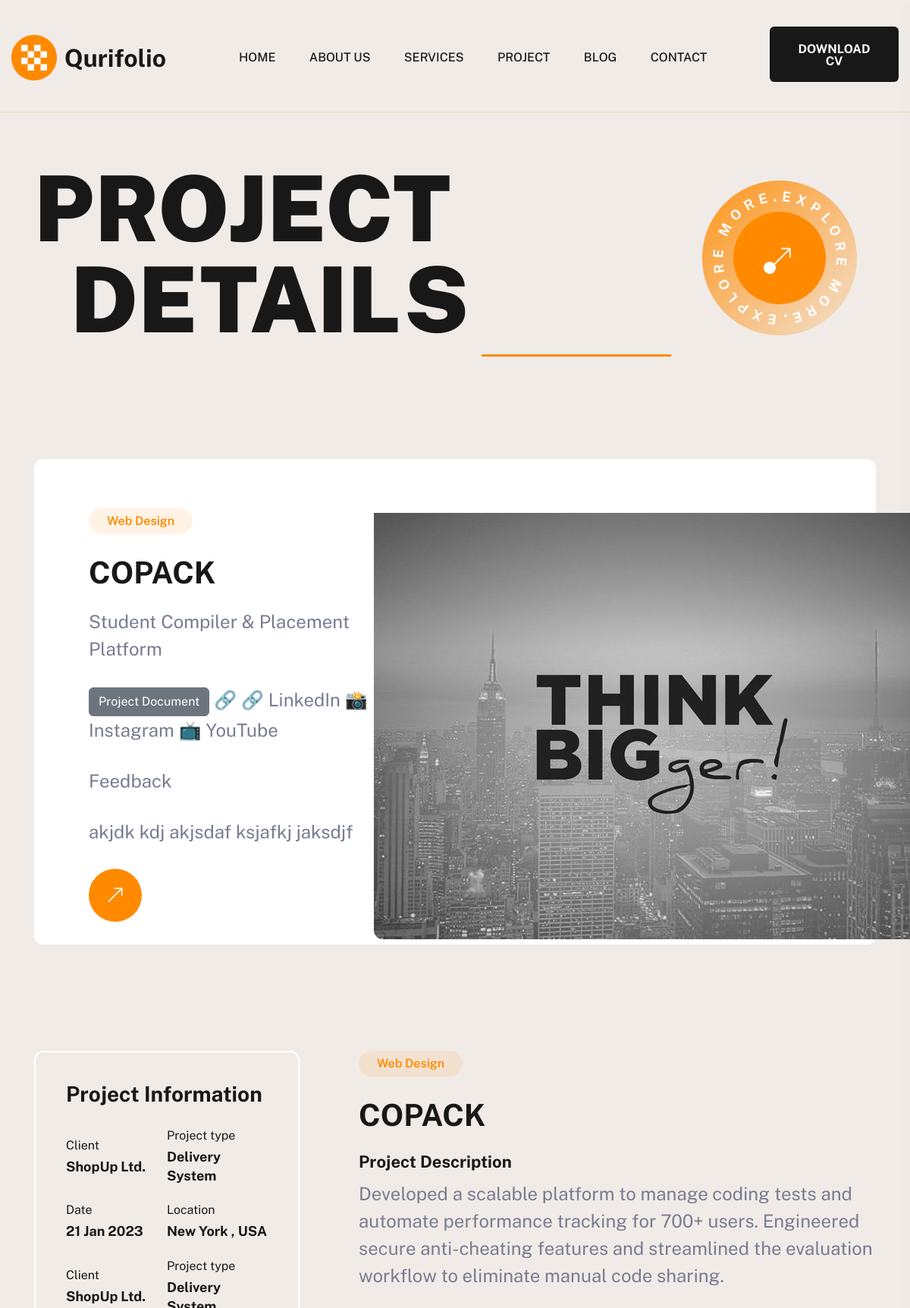
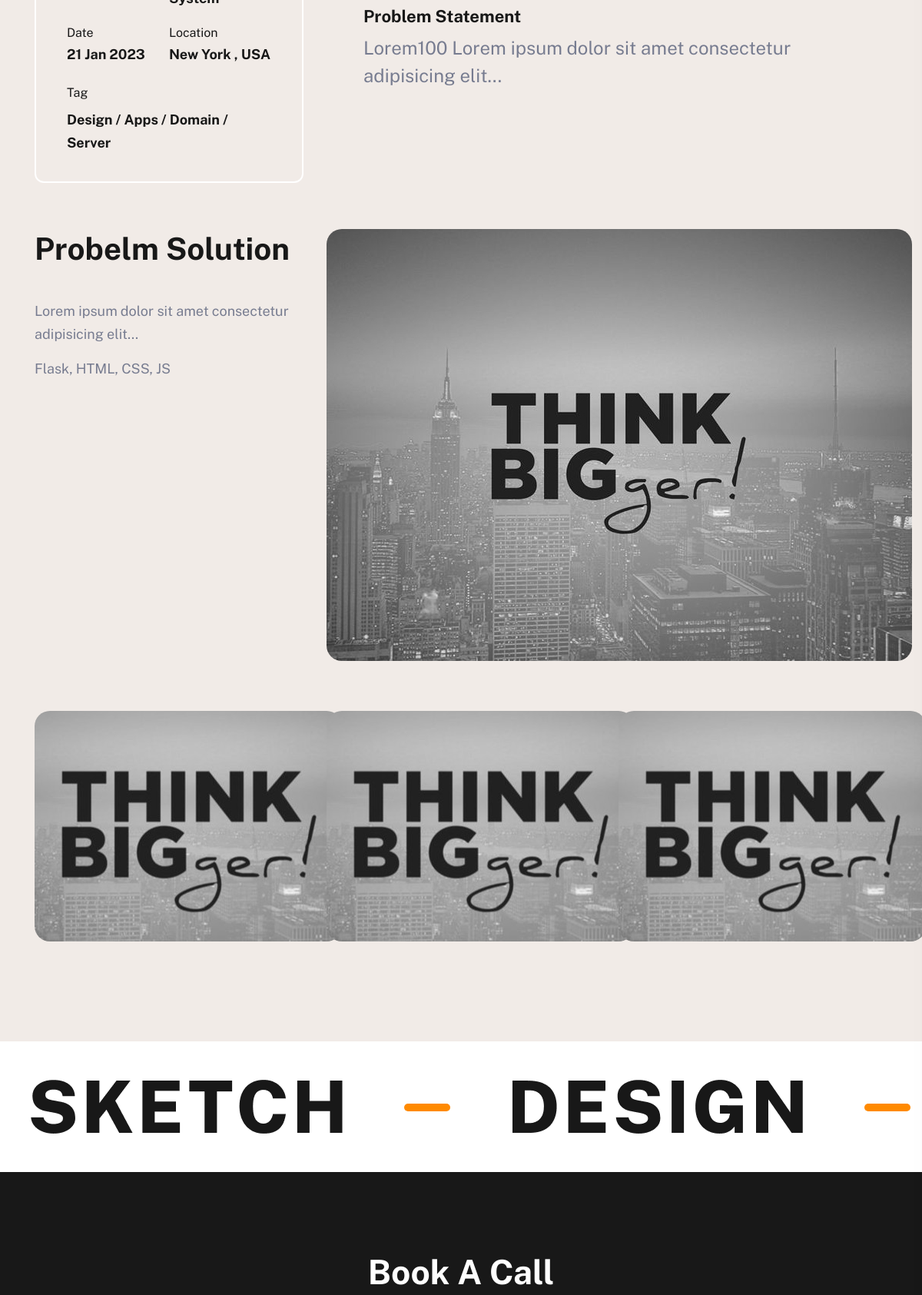
Screenshot of /project_details (upper part) with the database file from the repository (2 pictures, top to bottom).
### app.py (models this page shows)
class Project(db.Model):
    id = db.Column(db.Integer, primary_key=True)
    name = db.Column(db.String(150))
    title = db.Column(db.String(150), nullable=False)
    problem_statement = db.Column(db.String(400), default=None)
    description = db.Column(db.Text, nullable=False)
    tools = db.Column(db.String(100))
    filename1 = db.Column(db.String(100))
    filename2 = db.Column(db.String(100))
    filename3 = db.Column(db.String(100))
    filename4 = db.Column(db.String(100))
    solution = db.Column(db.String(200))
    project_link = db.Column(db.String(200),default=None)
    project_report = db.Column(db.String(200),default=None)
    insta_link = db.Column(db.String(200),default=None)
    youtube_link = db.Column(db.String(200),default=None)
    linkdin_link = db.Column(db.String(200),default=None)
    feedback = db.Column(db.String(200),default=None)

### app.py (the view)
@app.route('/project_details')
def project_details():
    projects = Project.query.all()
    return render_template("project_details.html",projects=projects)

### templates/project_details.html (shortened to what this page needs)
<!DOCTYPE html>
<html class="no-js" lang="en">
<head>
	<link rel="stylesheet" href={{ url_for('static', filename='css/bootstrap.min.css' ) }} />
	<link rel="stylesheet" href={{ url_for('static', filename='fonts/bootstrap-icons/font-css.css' ) }} />
	<link rel="stylesheet" href={{ url_for('static', filename='css/animate.min.css' ) }} />
	<link rel="stylesheet" href={{ url_for('static', filename='css/slick.css' ) }} />
	<link rel="stylesheet" href={{ url_for('static', filename='css/all.min.css' ) }} />
	<link rel="stylesheet" href={{ url_for('static', filename='css/nice-select.css' ) }} />
	<link rel="stylesheet" href={{ url_for('static', filename='css/magnific-popup.css' ) }} />
	<link rel="stylesheet" href={{ url_for('static', filename='css/metisMenu.css' ) }} />
	<link rel="stylesheet" href={{ url_for('static', filename='css/aos.css' ) }} />
	<link rel="stylesheet" href={{ url_for('static', filename='css/spacing.css' ) }} />
	<link rel="stylesheet" href={{ url_for('static', filename='css/main.css' ) }} />
</head>
<body class="light-bg">
	<div class="main-page-wrapper">
		<header class="theme-main-menu theme-menu-one pt-35 pb-30">
			<div class="main-header-area">
				<div class="container-fluid">
					<div class="row align-items-center">
						<div class="col-xl-3 col-lg-2 col-6">
							<div class="logo-area">
								<a class="front" href="index.html"><img src={{ url_for('static',
										filename='img/logo/header-logo-1.png' ) }} alt="Header-logo"></a>
							</div>
						</div>
						<div class="col-xl-7 col-lg-7 col-6 d-none d-lg-block">
							<div class="main-menu d-none d-lg-block ps-xxl-5">
								<nav id="mobile-menu">
									<ul class="menu-list ps-0">
										<li>
											<a href="#">
												Home
											</a>
										</li>
										<li>
											<a href="about.html">About Us</a>
										</li>
										<li>
											<a href="#">Services</a>
										</li>
										<li>
											<a href="#">Project</a>
										</li>
										<li>
											<a href="#">Blog</a>
										</li>
										<li>
											<a href="contact.html">contact</a>
										</li>
									</ul>
								</nav>
							</div>
						</div>
						<div class="col-xl-2 col-lg-3 col-6">
							<div class="right-nav d-flex align-items-center justify-content-end">
								<div class="quote__btn d-none d-sm-inline-block">
									<a href="#" class="ht_btn">Download CV</a>
								</div>
							</div>
						</div>
					</div>
				</div>
			</div>
		</header>
		<main>
			<div class="page-title-area pt-215 pb-md-60">
				<div class="container">
					<div class="row align-items-center">
						<div class="col-lg-9 pe-lg-0">
							<div class="page-title-wrapper text-xl-start text-center mb-40">
								<h2 class="page-title mb-10 lh-1">Project <span class="ms-xl-5 ps-xxl-5">Details</span>
								</h2>
							</div>
						</div>
						<div class="col-lg-3 d-none d-lg-inline-block">
							<div class="page-title-btn text-center mb-40">
								<div class="button-2">
									<a class="scroll-btn" href="#">
										<span class="icon">
											<i class="bi bi-arrow-up-right"></i>
										</span>
									</a>
								</div>
							</div>
						</div>
					</div>
				</div>
			</div>
			{% for project in projects %}
			<section class="project-section pt-120 pb-40 pt-lg-100 pb-lg-100">
				<div class="container">
					<div class="text-wrapper white-bg pt-65">
						<div class="row align-items-center">
							<div class="col-xl-5 col-lg-6">
								<div class="text-wrapper-one ps-3 ps-lg-5 ms-xl-4 mb-30">
									<div class="upper-title mb-25">Web Design</div>
									<h2 class="section-title mb-20">{{ project.name }}</h2>
									<p>{{ project.title }}</p>
									<p>
										<a href="{{ project.project_report }}" class="btn btn-secondary"
											target="_blank">Project Document</a>
										{% if project.project_link %}
										<a href="{{ project.project_link }}" target="_blank">🔗</a>
										{% endif %}
										{% if project.linkdin_link %}
										<a href="{{ project.linkdin_link }}" target="_blank" title="LinkedIn">🔗
											LinkedIn</a>
										{% endif %}
										{% if project.insta_link %}
										<a href="{{ project.insta_link }}" target="_blank" title="Instagram">📸
											Instagram</a>
										{% endif %}
										{% if project.youtube_link %}
										<a href="{{ project.youtube_link }}" target="_blank" title="YouTube">📺
											YouTube</a>
										{% endif %}
									</p>
									<p>Feedback</p>
									<P>{{ project.feedback }}</P>
									<a class="ht-btn-two" href="project.project_link"><i
											class="bi bi-arrow-up-right"></i></a>
								</div>
							</div>
							<div class="col-xl-7 col-lg-6">
								<div class="text-img">
									<img class="webdesign" src="{{ url_for('uploaded_file', filename=project.filename1) }}" alt="gallery">
								</div>
							</div>
						</div>
					</div>
				</div>
			</section>
			<section class="project-details-content pt-40 pb-120 pb-lg-60">
				<div class="container">
					<div class="row">
						<div class="col-xl-4 col-lg-5">
							<div class="project-info-content mb-60">
								<h3 class="info-title mb-20">Project Information</h3>
								<ul class="project-info">
									<li>
										<div class="project-info-box">
											<span class="info-label">Client</span>
											<h5 class="info-title">ShopUp Ltd.</h5>
										</div>
									</li>
									<li>
										<div class="project-info-box">
											<span class="info-label">Project type</span>
											<h5 class="info-title">Delivery System</h5>
										</div>
									</li>
									<li>
										<div class="project-info-box">
											<span class="info-label">Date</span>
											<h5 class="info-title">21 Jan 2023</h5>
										</div>
									</li>
									<li>
										<div class="project-info-box">
											<span class="info-label">Location</span>
											<h5 class="info-title">New York , USA</h5>
										</div>
									</li>
									<li>
										<div class="project-info-box">
											<span class="info-label">Client</span>
											<h5 class="info-title">ShopUp Ltd.</h5>
										</div>
									</li>
									<li>
										<div class="project-info-box">
											<span class="info-label">Project type</span>
											<h5 class="info-title">Delivery System</h5>
										</div>
									</li>
									<li>
										<div class="project-info-box">
											<span class="info-label">Date</span>
											<h5 class="info-title">21 Jan 2023</h5>
										</div>
									</li>
									<li>
										<div class="project-info-box">
											<span class="info-label">Location</span>
											<h5 class="info-title">New York , USA</h5>
										</div>
									</li>
								</ul>
								<div class="project-tag mt-10">
									<h6 class="project-tag-title">Tag</h6>
									<a href="#">Design / </a>
									<a href="#">Apps / </a>
									<a href="#">Domain / </a>
									<a href="#">Server</a>
								</div>
							</div>
						</div>
						<div class="col-xl-8 col-lg-7">
							<div class="text-wrapper-one ps-xl-5 mb-50">
								<div class="upper-title mb-25">Web Design</div>
								<h2 class="section-title mb-20">{{ project.name }}</h2>
								<h4>Project Description</h4>
								<p>{{ project.description }}</p>
								<h4>Problem Statement</h4>
								<p>{{ project.problem_statement }}</p>
							</div>
						</div>
					</div>
					<div class="row justify-content-between mb-20">
						<div class="col-xl-4 col-lg-5 pe-xl-0">
							<h2 class="section-title mb-40">Probelm Solution</h2>
							<p>{{ project.solution }}
							</p>
							<p>{{ project.tools }}</p>
						</div>
						<div class="col-xl-8 col-lg-7">
							<div class="text-center service-thumb mb-45">
								<img class="webdesign" src="{{ url_for('uploaded_file', filename=project.filename1) }}" alt="gallery">
							</div>
						</div>
					</div>
					<div class="row mb-25">
						<div class="col-md-4">
							<div class="service-thumb mb-45">
								<img class="webdesign" src="{{ url_for('uploaded_file', filename=project.filename4) }}" alt="gallery">
							</div>
						</div>
						<div class="col-md-4">
							<div class="service-thumb mb-45">
								<img class="webdesign" src="{{ url_for('uploaded_file', filename=project.filename2) }}" alt="gallery">
							</div>
						</div>
						<div class="col-md-4">
							<div class="service-thumb mb-45">
								<img class="webdesign" src="{{ url_for('uploaded_file', filename=project.filename3) }}" alt="gallery">
							</div>
						</div>
					</div>
				</div>
			</section>
			<div class="white-bg partners-section">
				<div class="logos">
					<div class="logos-slide">
						<div class="items"> <img src={{ url_for('static', filename='img/brand/brand-1.png' ) }}
								alt="brand"></div>
						<div class="items"><img src={{ url_for('static', filename='img/brand/brand-line-1.svg' ) }}
								alt="brand"></div>
						<div class="items"><img src={{ url_for('static', filename='img/brand/brand-2.png' ) }}
								alt="brand"></div>
						<div class="items"> <img src={{ url_for('static', filename='img/brand/brand-line-1.svg' ) }}
								alt="brand"></div>
					</div>
				</div>
			</div>
			<section class="black-bg contact-section pt-100 pb-100 pb-lg-30">
				<h2 class="wrapper-title text-white text-center mb-150 mb-lg-50">Book A Call</h2>
			</section>
			{% endfor %}
		</main>
	</div>
</body>
</html>

### static/css/spacing.css (style rules this page uses)
.mt-10 { margin-top: 10px; }
.mb-10 { margin-bottom: 10px; }
.mb-20 { margin-bottom: 20px; }
.mb-25 { margin-bottom: 25px; }
.mb-30 { margin-bottom: 30px; }
.mb-40 { margin-bottom: 40px; }
.mb-45 { margin-bottom: 45px; }
.mb-50 { margin-bottom: 50px; }
.mb-60 { margin-bottom: 60px; }
.mb-150 { margin-bottom: 150px; }
.pt-35 { padding-top: 35px; }
.pt-40 { padding-top: 40px; }
.pt-65 { padding-top: 65px; }
.pt-100 { padding-top: 100px; }
.pt-120 { padding-top: 120px; }
.pt-215 { padding-top: 215px; }
.pb-30 { padding-bottom: 30px; }
.pb-40 { padding-bottom: 40px; }
.pb-100 { padding-bottom: 100px; }
.pb-120 { padding-bottom: 120px; }
@media (max-width: 1200px) { .mb-lg-50 { margin-bottom: 50px; } }
@media (max-width: 1200px) { .pt-lg-100 { padding-top: 100px; } }
@media (max-width: 1200px) { .pb-lg-30 { padding-bottom: 30px; } }
@media (max-width: 1200px) { .pb-lg-60 { padding-bottom: 60px; } }
@media (max-width: 1200px) { .pb-lg-100 { padding-bottom: 100px; } }

### rows the page displays
Project: name "COPACK", title "Student Compiler & Placement Platform", feedback "akjdk kdj akjsdaf ksjafkj jaksdjf", filename1 (picture), description "Developed a scalable platform to manage coding tests and automate performance tracking for 700+ users. Engineered secure anti-cheating features and streamlined the evaluation workflow to eliminate manual code sharing.", problem_statement "Lorem100 Lorem ipsum dolor sit amet consectetur adipisicing elit...", solution "Lorem ipsum dolor sit amet consectetur adipisicing elit...", tools "Flask, HTML, CSS, JS", filename4 (picture), filename2 (picture), filename3 (picture)
